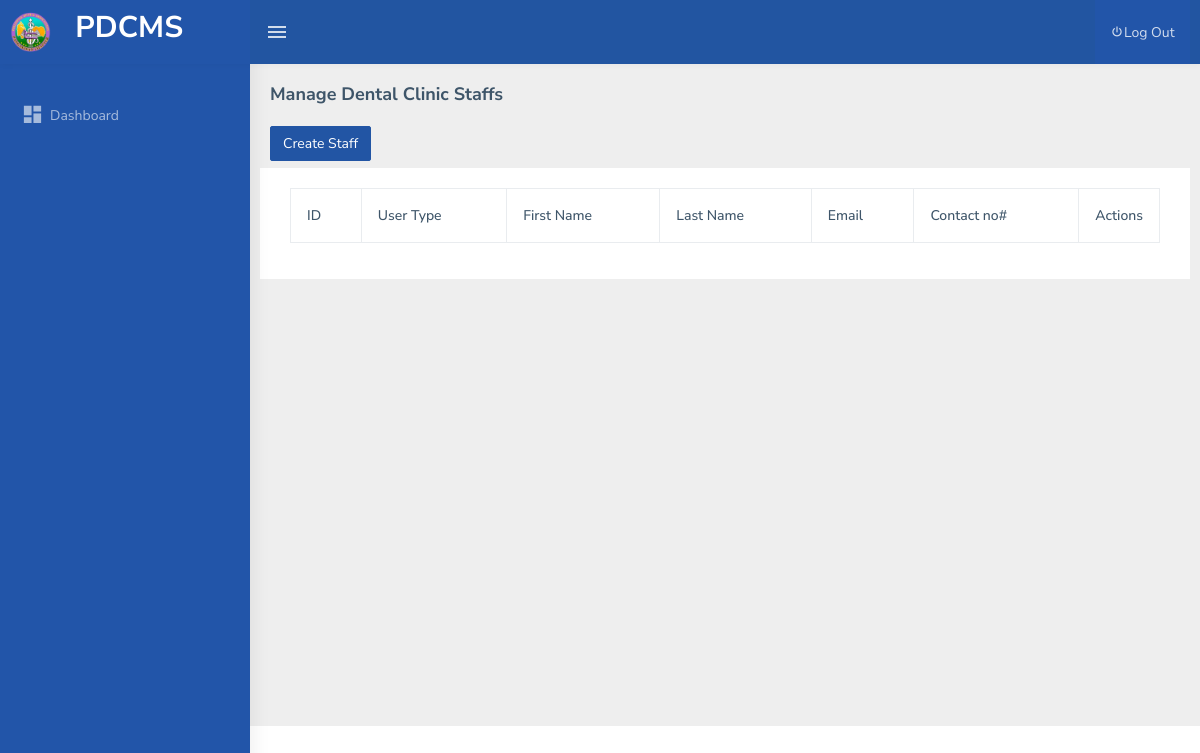
/dental_admin/staffs.php (signed in), run on an earlier commit of the app's database.
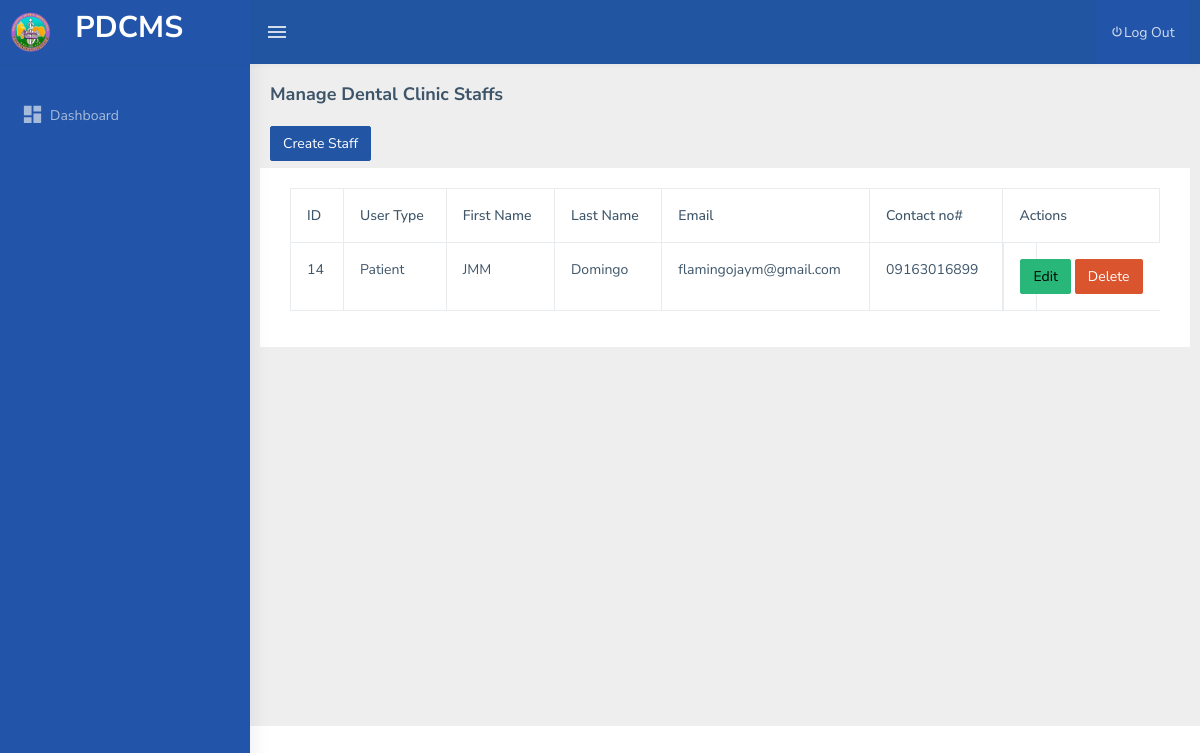
And on a later commit of the database.
### tables this page shows
CREATE TABLE `tbl_user` (
  `id` int(11) NOT NULL AUTO_INCREMENT,
  `access_id` int(11) DEFAULT NULL,
  `username` varchar(255) DEFAULT NULL,
  `password` varchar(255) DEFAULT NULL,
  `clinic_id` int(11) DEFAULT NULL,
  PRIMARY KEY (`id`)
);

CREATE TABLE `tbl_access` (
  `id` int(11) NOT NULL AUTO_INCREMENT,
  `name` varchar(45) NOT NULL,
  PRIMARY KEY (`id`)
);

CREATE TABLE `tbl_userinfo` (
  `id` int(255) NOT NULL AUTO_INCREMENT,
  `municipality` varchar(255) NOT NULL,
  `barangay` varchar(255) NOT NULL,
  `email` varchar(255) NOT NULL,
  `contact` varchar(255) DEFAULT NULL,
  `first_name` varchar(255) DEFAULT NULL,
  `last_name` varchar(255) DEFAULT NULL,
  PRIMARY KEY (`id`)
);

### includes/functions.php (called while the page is built, shortened)
<?php
function get_list($sql)
{
    $result = mysqli_query($_SESSION['conn'], $sql);
    $temp = array();
    while ($row = $result->fetch_assoc()) {
        $temp[] = $row;
    }
    return $temp;
}

### dental_admin/staffs.php (the view, shortened to what this page needs)
<?php include 'header.php'; ?>
<div class="page-wrapper">
  <div class="page-breadcrumb">
    <div class="row">
      <div class="col-12 d-flex no-block align-items-center">
        <h4 class="page-title">Manage Dental Clinic Staffs</h4>
      </div>
    </div>
  </div>
  <div class="container-fluid">
    <div class="row">
      <div class="col-4">
        <button type="button" class="btn btn-info" data-bs-toggle="modal" data-bs-target="#staticBackdrop">
          Create Staff
        </button>
      </div>
      <br>
      <br>
      <div class="card">
        <div class="card-body">
          <div class="table-responsive">
            <table id="table_eto" class="table table-bordered">
              <thead>
                <tr>
                  <th>ID</th>
                  <th>User Type</th>
                  <th>First Name</th>
                  <th>Last Name</th>
                  <th>Email</th>
                  <th>Contact no#</th>
                  <th style="width: 0.1%;">Actions</th>
                </tr>
              </thead>
              <tbody>
                <?php $cid = $_SESSION['user']->clinic_id ?>
                <?php $aid = $_SESSION['user']->access_id ?>
                <?php foreach (get_list("SELECT a.name as `usertype`,ui.email,ui.contact,u.id,ui.first_name,ui.last_name,u.clinic_id from tbl_user u inner join tbl_userinfo ui on ui.id = u.id inner join tbl_access a on u.access_id = a.id where u.clinic_id=$cid and not u.access_id =$aid") as $res) { ?>
                  <tr>
                    <td><?= $res['id'] ?></td>
                    <td><?= $res['usertype'] ?></td>
                    <td><?= $res['first_name'] ?></td>
                    <td><?= $res['last_name'] ?></td>
                    <td><?= $res['email'] ?></td>
                    <td><?= $res['contact'] ?></td>
                    <td style="width: 0.1%;display:flex">
                      <a href="edit_staff.php?id=<?= $res['id'] ?>" class="btn btn-success me-1" type="button">Edit </a>
                      <form method="post" onsubmit="return confirm('Are you sure?');">
                        <button class="btn btn-danger" type="submit" name="deletestaff" value="<?= $res['id'] ?>">Delete </button>
                      </form>
                    </td>
                  </tr>
                <?php } ?>
              </tbody>
            </table>
          </div>
        </div>
      </div>
      <div class="col-md-12">
      </div>
    </div>
  </div>
</div>
<?php include 'footer.php'; ?>

What changed in the data, as far as the page shows it:
added tbl_user: id "14", access.name "Patient", tbl_userinfo.first_name "JMM", tbl_userinfo.last_name "Domingo", tbl_userinfo.email "flamingojaym@gmail.com", tbl_userinfo.contact "09163016899"
